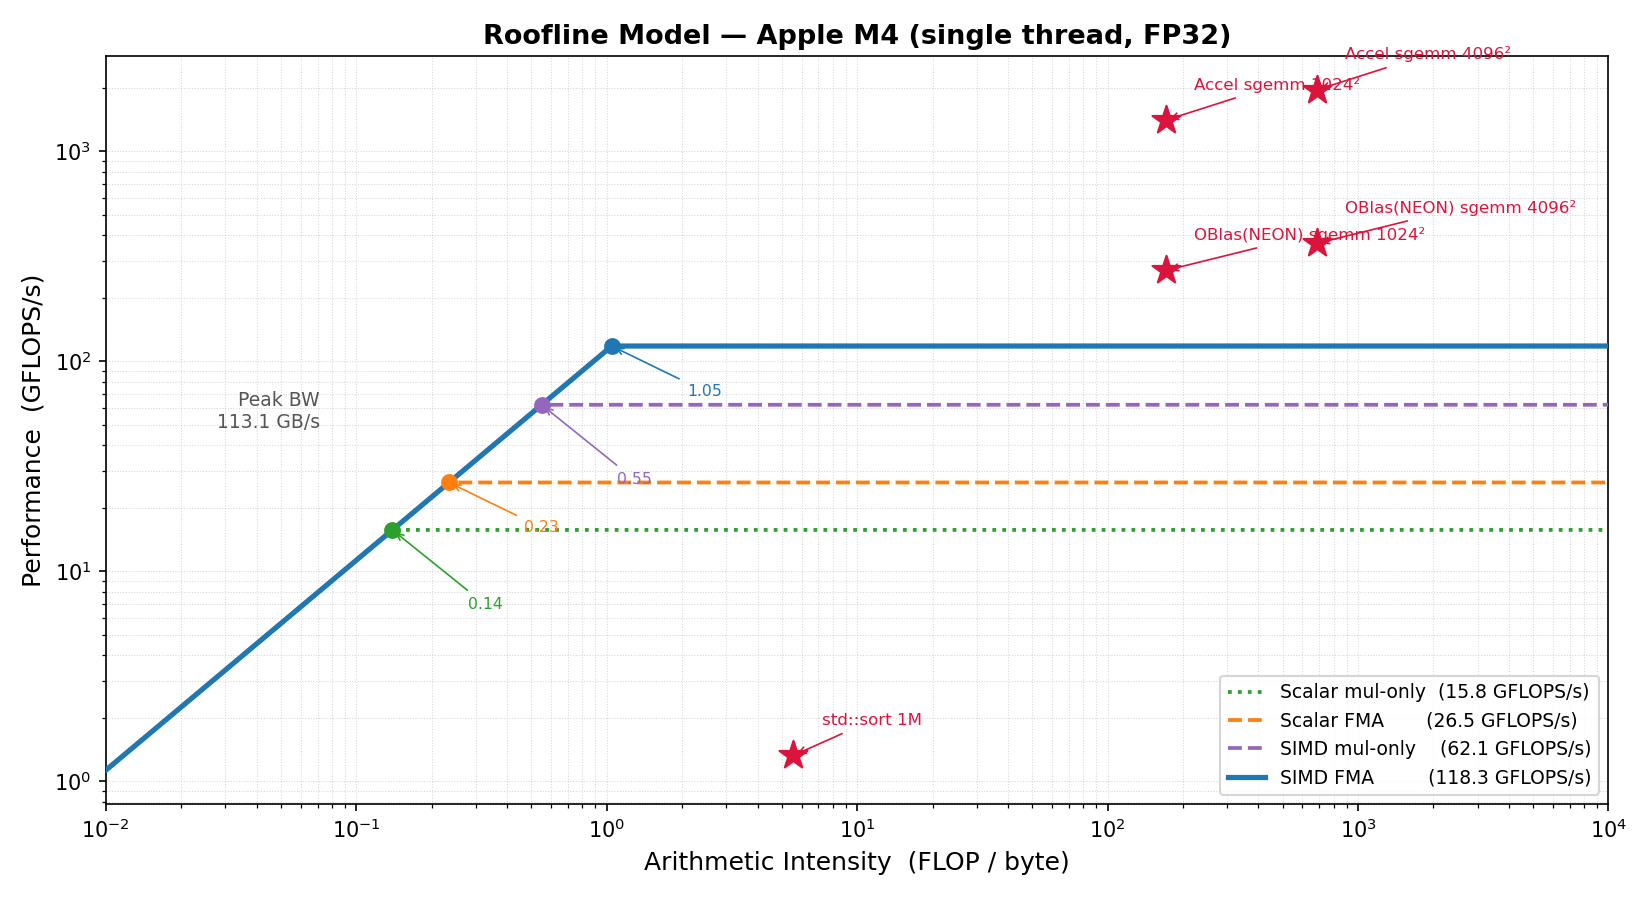

The Python source for this figure:
#!/usr/bin/env python3
"""
Roofline model plotter.
Usage: python3 roofline.py <peak_bw_GBs> <simd_fma> [simd_nofma] [scalar_fma] [scalar_nofma]
                           [--point LABEL AI GFLOPS] ...

Example:
    python3 roofline.py 113.1 73.0 47.5 18.2 9.1 --point "std::sort 1M" 5.0 1.3
"""

import sys
import argparse
import numpy as np
import matplotlib.pyplot as plt

# (color, linestyle, linewidth)
_STYLES = {
    "simd_fma":    ("#1f77b4", "-",  2.5),   # blue  solid
    "simd_nofma":  ("#9467bd", "--", 1.8),   # purple dashed
    "scalar_fma":  ("#ff7f0e", "--", 1.8),   # orange dashed
    "scalar_nofma":("#2ca02c", ":",  1.8),   # green  dotted
}


def _draw_ceiling(ax, ai, bw, peak, key, label):
    color, ls, lw = _STYLES[key]
    perf  = np.minimum(bw * ai, peak)
    ridge = peak / bw
    ax.loglog(ai, perf, color=color, lw=lw, ls=ls, zorder=3, label=label)
    ax.scatter([ridge], [peak], color=color, zorder=5, s=50)
    return ridge, color


def plot_roofline(peak_bw: float,
                  simd_fma:    float,
                  simd_nofma:  float | None = None,
                  scalar_fma:  float | None = None,
                  scalar_nofma:float | None = None,
                  points: list | None = None,
                  title: str = "") -> None:
    """points: list of (label, ai, gflops) tuples to overlay on the plot."""

    ai = np.logspace(-2, 4, 2000)
    fig, ax = plt.subplots(figsize=(11, 6))

    # Draw bottom-to-top so higher lines sit on top visually
    ceilings = [
        ("scalar_nofma", scalar_nofma, f"Scalar mul-only  ({scalar_nofma:.1f} GFLOPS/s)" if scalar_nofma else None),
        ("scalar_fma",   scalar_fma,   f"Scalar FMA       ({scalar_fma:.1f} GFLOPS/s)"   if scalar_fma   else None),
        ("simd_nofma",   simd_nofma,   f"SIMD mul-only    ({simd_nofma:.1f} GFLOPS/s)"   if simd_nofma   else None),
        ("simd_fma",     simd_fma,     f"SIMD FMA         ({simd_fma:.1f} GFLOPS/s)"),
    ]

    ridge_annotations = []   # (x, y, label, color)
    for key, peak, label in ceilings:
        if peak is None:
            continue
        ridge, color = _draw_ceiling(ax, ai, peak_bw, peak, key, label)
        ridge_annotations.append((ridge, peak, color))

    # Ridge annotations — offset alternately above/below to reduce overlap
    for i, (r, peak, color) in enumerate(ridge_annotations):
        yfactor = 0.42 if i % 2 == 0 else 0.58
        ax.annotate(
            f"{r:.2f}",
            xy=(r, peak),
            xytext=(r * 2.0, peak * yfactor),
            fontsize=7.5, color=color,
            arrowprops=dict(arrowstyle="->", color=color, lw=0.8),
        )

    # Memory bandwidth label on the slope
    slope_x = 10 ** (np.log10(ai[0]) / 2 + np.log10(simd_fma / peak_bw) / 2)
    ax.text(slope_x * 0.7, peak_bw * slope_x * 4,
            f"Peak BW\n{peak_bw:.1f} GB/s",
            fontsize=9, ha="right", va="bottom", color="#555")

    # --- kernel data points ---
    if points:
        for label, ai_pt, gf_pt in points:
            ax.scatter([ai_pt], [gf_pt], marker="*", s=200, color="crimson",
                       zorder=7, clip_on=False)
            ax.annotate(label, xy=(ai_pt, gf_pt),
                        xytext=(ai_pt * 1.3, gf_pt * 1.4),
                        fontsize=8, color="crimson",
                        arrowprops=dict(arrowstyle="->", color="crimson", lw=0.8))

    ax.set_xlabel("Arithmetic Intensity  (FLOP / byte)", fontsize=12)
    ax.set_ylabel("Performance  (GFLOPS/s)", fontsize=12)
    ax.set_title(title or "Roofline Model — Apple M5 (single thread, FP32)",
                 fontsize=13, fontweight="bold")
    ax.legend(loc="lower right", fontsize=9)
    ax.grid(True, which="both", linestyle=":", linewidth=0.5, alpha=0.5)
    ax.set_xlim(ai[0], ai[-1])

    plt.tight_layout()
    outfile = "roofline.png"
    plt.savefig(outfile, dpi=150)
    print(f"Saved {outfile}")
    plt.show()


if __name__ == "__main__":
    parser = argparse.ArgumentParser(description=__doc__,
                                     formatter_class=argparse.RawDescriptionHelpFormatter)
    parser.add_argument("peak_bw",      type=float)
    parser.add_argument("simd_fma",     type=float)
    parser.add_argument("simd_nofma",   type=float, nargs="?")
    parser.add_argument("scalar_fma",   type=float, nargs="?")
    parser.add_argument("scalar_nofma", type=float, nargs="?")
    parser.add_argument("--point", nargs=3, action="append",
                        metavar=("LABEL", "AI", "GFLOPS"),
                        help="overlay a kernel point; may be repeated")
    parser.add_argument("--title", default="")
    ns = parser.parse_args()

    pts = [(lbl, float(ai), float(gf)) for lbl, ai, gf in (ns.point or [])]
    plot_roofline(ns.peak_bw, ns.simd_fma, ns.simd_nofma,
                  ns.scalar_fma, ns.scalar_nofma,
                  points=pts, title=ns.title)
